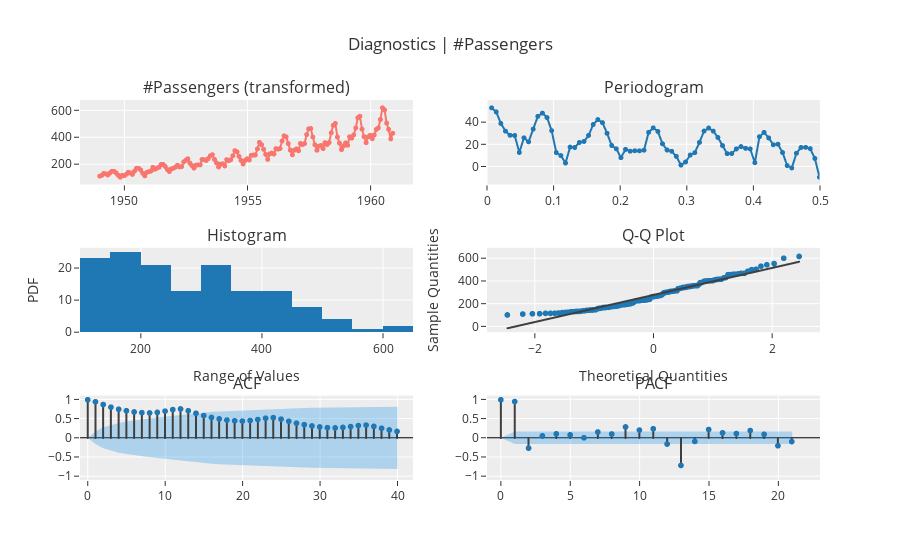

The cell this chart's notebook holds for it:
### Code cell
# Diagnostic plot
plot_model(plot='diagnostics', fig_kwargs={'hoverinfo':'none'})

### Figure 1 — Plotly figure (JSON) as saved in the notebook; plotly's stock layout.template omitted (floating-point values rounded to 4 significant figures; data arrays with more than 128 entries replaced by an {"elided": "..."} marker saying what was removed)
{"data": [{"hoverinfo": "none", "line": {"width": 2}, "marker": {"size": 5}, "mode": "lines+markers", "name": "#Passengers (transformed)", "showlegend": false, "type": "scattergl", "x": {"elided": "144 str values"}, "xaxis": "x", "y": {"elided": "144 int values"}, "yaxis": "y"}, {"hoverinfo": "none", "line": {"color": "#1f77b4", "width": 2}, "marker": {"size": 5}, "mode": "lines+markers", "name": "#Passengers (transformed)", "showlegend": false, "type": "scattergl", "x": [0.006944, 0.01389, 0.02083, 0.02778, 0.03472, 0.04167, 0.04861, 0.05556, 0.0625, 0.06944, 0.07639, 0.08333, 0.09028, 0.09722, 0.1042, 0.1111, 0.1181, 0.125, 0.1319, 0.1389, 0.1458, 0.1528, 0.1597, 0.1667, 0.1736, 0.1806, 0.1875, 0.1944, 0.2014, 0.2083, 0.2153, 0.2222, 0.2292, 0.2361, 0.2431, 0.25, 0.2569, 0.2639, 0.2708, 0.2778, 0.2847, 0.2917, 0.2986, 0.3056, 0.3125, 0.3194, 0.3264, 0.3333, 0.3403, 0.3472, 0.3542, 0.3611, 0.3681, 0.375, 0.3819, 0.3889, 0.3958, 0.4028, 0.4097, 0.4167, 0.4236, 0.4306, 0.4375, 0.4444, 0.4514, 0.4583, 0.4653, 0.4722, 0.4792, 0.4861, 0.4931, 0.5], "xaxis": "x2", "y": [53.36, 49.61, 39.18, 32.19, 28.44, 28.22, 12.82, 26.13, 22.48, 34.01, 45.59, 48.52, 44.48, 32.65, 12.76, 10.0, 3.244, 17.72, 17.37, 21.91, 22.84, 28.34, 38.19, 42.67, 39.91, 30.23, 19.18, 16.12, 8.121, 15.61, 13.97, 14.39, 14.3, 14.87, 31.09, 35.18, 31.92, 20.68, 15.05, 13.87, 9.251, 1.395, 4.2, 10.48, 12.66, 21.98, 32.26, 34.99, 32.2, 26.46, 19.08, 11.79, 11.84, 16.07, 18.17, 16.58, 16.06, 3.577, 27.14, 31.04, 26.05, 19.84, 20.35, 12.79, 0.923, -1.177, 12.11, 17.39, 17.49, 16.29, 7.379, -9.594], "yaxis": "y2"}, {"alignmentgroup": "True", "bingroup": "x", "hovertemplate": "variable=#Passengers (transformed)<br>value=%{x}<br>count=%{y}<extra></extra>", "legendgroup": "#Passengers (transformed)", "marker": {"color": "#1f77b4", "pattern": {"shape": ""}}, "name": "#Passengers (transformed)", "offsetgroup": "#Passengers (transformed)", "orientation": "v", "showlegend": false, "type": "histogram", "x": {"elided": "144 int values"}, "xaxis": "x3", "yaxis": "y3"}, {"marker": {"color": "#1f77b4"}, "mode": "markers", "name": "#Passengers (transformed)", "showlegend": false, "type": "scattergl", "x": {"elided": "144 float values"}, "xaxis": "x4", "y": {"elided": "144 int values"}, "yaxis": "y4"}, {"line": {"color": "#3f3f3f"}, "mode": "lines", "name": "#Passengers (transformed)", "showlegend": false, "type": "scattergl", "x": {"elided": "144 float values"}, "xaxis": "x4", "y": {"elided": "144 float values"}, "yaxis": "y4"}, {"line": {"color": "#3f3f3f"}, "mode": "lines", "name": "ACF", "showlegend": false, "type": "scattergl", "x": [0, 0], "xaxis": "x5", "y": [0, 1], "yaxis": "y5"}, {"line": {"color": "#3f3f3f"}, "mode": "lines", "name": "ACF", "showlegend": false, "type": "scattergl", "x": [1, 1], "xaxis": "x5", "y": [0, 0.948], "yaxis": "y5"}, {"line": {"color": "#3f3f3f"}, "mode": "lines", "name": "ACF", "showlegend": false, "type": "scattergl", "x": [2, 2], "xaxis": "x5", "y": [0, 0.8756], "yaxis": "y5"}, {"line": {"color": "#3f3f3f"}, "mode": "lines", "name": "ACF", "showlegend": false, "type": "scattergl", "x": [3, 3], "xaxis": "x5", "y": [0, 0.8067], "yaxis": "y5"}, {"line": {"color": "#3f3f3f"}, "mode": "lines", "name": "ACF", "showlegend": false, "type": "scattergl", "x": [4, 4], "xaxis": "x5", "y": [0, 0.7526], "yaxis": "y5"}, {"line": {"color": "#3f3f3f"}, "mode": "lines", "name": "ACF", "showlegend": false, "type": "scattergl", "x": [5, 5], "xaxis": "x5", "y": [0, 0.7138], "yaxis": "y5"}, {"line": {"color": "#3f3f3f"}, "mode": "lines", "name": "ACF", "showlegend": false, "type": "scattergl", "x": [6, 6], "xaxis": "x5", "y": [0, 0.6817], "yaxis": "y5"}, {"line": {"color": "#3f3f3f"}, "mode": "lines", "name": "ACF", "showlegend": false, "type": "scattergl", "x": [7, 7], "xaxis": "x5", "y": [0, 0.6629], "yaxis": "y5"}, {"line": {"color": "#3f3f3f"}, "mode": "lines", "name": "ACF", "showlegend": false, "type": "scattergl", "x": [8, 8], "xaxis": "x5", "y": [0, 0.6556], "yaxis": "y5"}, {"line": {"color": "#3f3f3f"}, "mode": "lines", "name": "ACF", "showlegend": false, "type": "scattergl", "x": [9, 9], "xaxis": "x5", "y": [0, 0.6709], "yaxis": "y5"}, {"line": {"color": "#3f3f3f"}, "mode": "lines", "name": "ACF", "showlegend": false, "type": "scattergl", "x": [10, 10], "xaxis": "x5", "y": [0, 0.7027], "yaxis": "y5"}, {"line": {"color": "#3f3f3f"}, "mode": "lines", "name": "ACF", "showlegend": false, "type": "scattergl", "x": [11, 11], "xaxis": "x5", "y": [0, 0.7432], "yaxis": "y5"}, {"line": {"color": "#3f3f3f"}, "mode": "lines", "name": "ACF", "showlegend": false, "type": "scattergl", "x": [12, 12], "xaxis": "x5", "y": [0, 0.7604], "yaxis": "y5"}, {"line": {"color": "#3f3f3f"}, "mode": "lines", "name": "ACF", "showlegend": false, "type": "scattergl", "x": [13, 13], "xaxis": "x5", "y": [0, 0.7127], "yaxis": "y5"}, {"line": {"color": "#3f3f3f"}, "mode": "lines", "name": "ACF", "showlegend": false, "type": "scattergl", "x": [14, 14], "xaxis": "x5", "y": [0, 0.6463], "yaxis": "y5"}, {"line": {"color": "#3f3f3f"}, "mode": "lines", "name": "ACF", "showlegend": false, "type": "scattergl", "x": [15, 15], "xaxis": "x5", "y": [0, 0.5859], "yaxis": "y5"}, {"line": {"color": "#3f3f3f"}, "mode": "lines", "name": "ACF", "showlegend": false, "type": "scattergl", "x": [16, 16], "xaxis": "x5", "y": [0, 0.538], "yaxis": "y5"}, {"line": {"color": "#3f3f3f"}, "mode": "lines", "name": "ACF", "showlegend": false, "type": "scattergl", "x": [17, 17], "xaxis": "x5", "y": [0, 0.4997], "yaxis": "y5"}, {"line": {"color": "#3f3f3f"}, "mode": "lines", "name": "ACF", "showlegend": false, "type": "scattergl", "x": [18, 18], "xaxis": "x5", "y": [0, 0.4687], "yaxis": "y5"}, {"line": {"color": "#3f3f3f"}, "mode": "lines", "name": "ACF", "showlegend": false, "type": "scattergl", "x": [19, 19], "xaxis": "x5", "y": [0, 0.4499], "yaxis": "y5"}, {"line": {"color": "#3f3f3f"}, "mode": "lines", "name": "ACF", "showlegend": false, "type": "scattergl", "x": [20, 20], "xaxis": "x5", "y": [0, 0.4416], "yaxis": "y5"}, {"line": {"color": "#3f3f3f"}, "mode": "lines", "name": "ACF", "showlegend": false, "type": "scattergl", "x": [21, 21], "xaxis": "x5", "y": [0, 0.4572], "yaxis": "y5"}, {"line": {"color": "#3f3f3f"}, "mode": "lines", "name": "ACF", "showlegend": false, "type": "scattergl", "x": [22, 22], "xaxis": "x5", "y": [0, 0.4825], "yaxis": "y5"}, {"line": {"color": "#3f3f3f"}, "mode": "lines", "name": "ACF", "showlegend": false, "type": "scattergl", "x": [23, 23], "xaxis": "x5", "y": [0, 0.5171], "yaxis": "y5"}, {"line": {"color": "#3f3f3f"}, "mode": "lines", "name": "ACF", "showlegend": false, "type": "scattergl", "x": [24, 24], "xaxis": "x5", "y": [0, 0.5322], "yaxis": "y5"}, {"line": {"color": "#3f3f3f"}, "mode": "lines", "name": "ACF", "showlegend": false, "type": "scattergl", "x": [25, 25], "xaxis": "x5", "y": [0, 0.494], "yaxis": "y5"}, {"line": {"color": "#3f3f3f"}, "mode": "lines", "name": "ACF", "showlegend": false, "type": "scattergl", "x": [26, 26], "xaxis": "x5", "y": [0, 0.4377], "yaxis": "y5"}, {"line": {"color": "#3f3f3f"}, "mode": "lines", "name": "ACF", "showlegend": false, "type": "scattergl", "x": [27, 27], "xaxis": "x5", "y": [0, 0.3876], "yaxis": "y5"}, {"line": {"color": "#3f3f3f"}, "mode": "lines", "name": "ACF", "showlegend": false, "type": "scattergl", "x": [28, 28], "xaxis": "x5", "y": [0, 0.348], "yaxis": "y5"}, {"line": {"color": "#3f3f3f"}, "mode": "lines", "name": "ACF", "showlegend": false, "type": "scattergl", "x": [29, 29], "xaxis": "x5", "y": [0, 0.315], "yaxis": "y5"}, {"line": {"color": "#3f3f3f"}, "mode": "lines", "name": "ACF", "showlegend": false, "type": "scattergl", "x": [30, 30], "xaxis": "x5", "y": [0, 0.2885], "yaxis": "y5"}, {"line": {"color": "#3f3f3f"}, "mode": "lines", "name": "ACF", "showlegend": false, "type": "scattergl", "x": [31, 31], "xaxis": "x5", "y": [0, 0.2708], "yaxis": "y5"}, {"line": {"color": "#3f3f3f"}, "mode": "lines", "name": "ACF", "showlegend": false, "type": "scattergl", "x": [32, 32], "xaxis": "x5", "y": [0, 0.2643], "yaxis": "y5"}, {"line": {"color": "#3f3f3f"}, "mode": "lines", "name": "ACF", "showlegend": false, "type": "scattergl", "x": [33, 33], "xaxis": "x5", "y": [0, 0.2768], "yaxis": "y5"}, {"line": {"color": "#3f3f3f"}, "mode": "lines", "name": "ACF", "showlegend": false, "type": "scattergl", "x": [34, 34], "xaxis": "x5", "y": [0, 0.2985], "yaxis": "y5"}, {"line": {"color": "#3f3f3f"}, "mode": "lines", "name": "ACF", "showlegend": false, "type": "scattergl", "x": [35, 35], "xaxis": "x5", "y": [0, 0.3256], "yaxis": "y5"}, {"line": {"color": "#3f3f3f"}, "mode": "lines", "name": "ACF", "showlegend": false, "type": "scattergl", "x": [36, 36], "xaxis": "x5", "y": [0, 0.337], "yaxis": "y5"}, {"line": {"color": "#3f3f3f"}, "mode": "lines", "name": "ACF", "showlegend": false, "type": "scattergl", "x": [37, 37], "xaxis": "x5", "y": [0, 0.3033], "yaxis": "y5"}, {"line": {"color": "#3f3f3f"}, "mode": "lines", "name": "ACF", "showlegend": false, "type": "scattergl", "x": [38, 38], "xaxis": "x5", "y": [0, 0.254], "yaxis": "y5"}, {"line": {"color": "#3f3f3f"}, "mode": "lines", "name": "ACF", "showlegend": false, "type": "scattergl", "x": [39, 39], "xaxis": "x5", "y": [0, 0.2107], "yaxis": "y5"}, {"line": {"color": "#3f3f3f"}, "mode": "lines", "name": "ACF", "showlegend": false, "type": "scattergl", "x": [40, 40], "xaxis": "x5", "y": [0, 0.1722], "yaxis": "y5"}, {"marker": {"color": "#1f77b4", "size": 6}, "mode": "markers", "name": "ACF", "showlegend": false, "type": "scattergl", "x": [0, 1, 2, 3, 4, 5, 6, 7, 8, 9, 10, 11, 12, 13, 14, 15, 16, 17, 18, 19, 20, 21, 22, 23, 24, 25, 26, 27, 28, 29, 30, 31, 32, 33, 34, 35, 36, 37, 38, 39, 40], "xaxis": "x5", "y": [1, 0.948, 0.8756, 0.8067, 0.7526, 0.7138, 0.6817, 0.6629, 0.6556, 0.6709, 0.7027, 0.7432, 0.7604, 0.7127, 0.6463, 0.5859, 0.538, 0.4997, 0.4687, 0.4499, 0.4416, 0.4572, 0.4825, 0.5171, 0.5322, 0.494, 0.4377, 0.3876, 0.348, 0.315, 0.2885, 0.2708, 0.2643, 0.2768, 0.2985, 0.3256, 0.337, 0.3033, 0.254, 0.2107, 0.1722], "yaxis": "y5"}, {"line": {"color": "rgba(255,255,255,0)"}, "mode": "lines", "name": "UC", "showlegend": false, "type": "scatter", "x": [0, 1, 2, 3, 4, 5, 6, 7, 8, 9, 10, 11, 12, 13, 14, 15, 16, 17, 18, 19, 20, 21, 22, 23, 24, 25, 26, 27, 28, 29, 30, 31, 32, 33, 34, 35, 36, 37, 38, 39, 40], "xaxis": "x5", "y": [0, 0.1633, 0.2732, 0.3399, 0.3876, 0.4248, 0.4557, 0.4821, 0.5059, 0.528, 0.5503, 0.5738, 0.5989, 0.6241, 0.6455, 0.6625, 0.6762, 0.6875, 0.6971, 0.7055, 0.7131, 0.7204, 0.7281, 0.7365, 0.7462, 0.7562, 0.7648, 0.7714, 0.7766, 0.7808, 0.7841, 0.787, 0.7895, 0.7918, 0.7944, 0.7974, 0.8009, 0.8047, 0.8077, 0.8099, 0.8113], "yaxis": "y5"}, {"fill": "tonexty", "fillcolor": "rgba(32, 146, 230,0.3)", "line": {"color": "rgba(255,255,255,0)"}, "mode": "lines", "name": "LC", "showlegend": false, "type": "scatter", "x": [0, 1, 2, 3, 4, 5, 6, 7, 8, 9, 10, 11, 12, 13, 14, 15, 16, 17, 18, 19, 20, 21, 22, 23, 24, 25, 26, 27, 28, 29, 30, 31, 32, 33, 34, 35, 36, 37, 38, 39, 40], "xaxis": "x5", "y": [0, -0.1633, -0.2732, -0.3399, -0.3876, -0.4248, -0.4557, -0.4821, -0.5059, -0.528, -0.5503, -0.5738, -0.5989, -0.6241, -0.6455, -0.6625, -0.6762, -0.6875, -0.6971, -0.7055, -0.7131, -0.7204, -0.7281, -0.7365, -0.7462, -0.7562, -0.7648, -0.7714, -0.7766, -0.7808, -0.7841, -0.787, -0.7895, -0.7918, -0.7944, -0.7974, -0.8009, -0.8047, -0.8077, -0.8099, -0.8113], "yaxis": "y5"}, {"line": {"color": "#3f3f3f"}, "mode": "lines", "name": "PACF", "showlegend": false, "type": "scattergl", "x": [0, 0], "xaxis": "x6", "y": [0, 1], "yaxis": "y6"}, {"line": {"color": "#3f3f3f"}, "mode": "lines", "name": "PACF", "showlegend": false, "type": "scattergl", "x": [1, 1], "xaxis": "x6", "y": [0, 0.9547], "yaxis": "y6"}, {"line": {"color": "#3f3f3f"}, "mode": "lines", "name": "PACF", "showlegend": false, "type": "scattergl", "x": [2, 2], "xaxis": "x6", "y": [0, -0.2653], "yaxis": "y6"}, {"line": {"color": "#3f3f3f"}, "mode": "lines", "name": "PACF", "showlegend": false, "type": "scattergl", "x": [3, 3], "xaxis": "x6", "y": [0, 0.05547], "yaxis": "y6"}, {"line": {"color": "#3f3f3f"}, "mode": "lines", "name": "PACF", "showlegend": false, "type": "scattergl", "x": [4, 4], "xaxis": "x6", "y": [0, 0.1089], "yaxis": "y6"}, {"line": {"color": "#3f3f3f"}, "mode": "lines", "name": "PACF", "showlegend": false, "type": "scattergl", "x": [5, 5], "xaxis": "x6", "y": [0, 0.08113], "yaxis": "y6"}, {"line": {"color": "#3f3f3f"}, "mode": "lines", "name": "PACF", "showlegend": false, "type": "scattergl", "x": [6, 6], "xaxis": "x6", "y": [0, 0.004125], "yaxis": "y6"}, {"line": {"color": "#3f3f3f"}, "mode": "lines", "name": "PACF", "showlegend": false, "type": "scattergl", "x": [7, 7], "xaxis": "x6", "y": [0, 0.1562], "yaxis": "y6"}, {"line": {"color": "#3f3f3f"}, "mode": "lines", "name": "PACF", "showlegend": false, "type": "scattergl", "x": [8, 8], "xaxis": "x6", "y": [0, 0.1037], "yaxis": "y6"}, {"line": {"color": "#3f3f3f"}, "mode": "lines", "name": "PACF", "showlegend": false, "type": "scattergl", "x": [9, 9], "xaxis": "x6", "y": [0, 0.2888], "yaxis": "y6"}, {"line": {"color": "#3f3f3f"}, "mode": "lines", "name": "PACF", "showlegend": false, "type": "scattergl", "x": [10, 10], "xaxis": "x6", "y": [0, 0.2069], "yaxis": "y6"}, {"line": {"color": "#3f3f3f"}, "mode": "lines", "name": "PACF", "showlegend": false, "type": "scattergl", "x": [11, 11], "xaxis": "x6", "y": [0, 0.2411], "yaxis": "y6"}, {"line": {"color": "#3f3f3f"}, "mode": "lines", "name": "PACF", "showlegend": false, "type": "scattergl", "x": [12, 12], "xaxis": "x6", "y": [0, -0.158], "yaxis": "y6"}, {"line": {"color": "#3f3f3f"}, "mode": "lines", "name": "PACF", "showlegend": false, "type": "scattergl", "x": [13, 13], "xaxis": "x6", "y": [0, -0.7183], "yaxis": "y6"}, {"line": {"color": "#3f3f3f"}, "mode": "lines", "name": "PACF", "showlegend": false, "type": "scattergl", "x": [14, 14], "xaxis": "x6", "y": [0, -0.08948], "yaxis": "y6"}, {"line": {"color": "#3f3f3f"}, "mode": "lines", "name": "PACF", "showlegend": false, "type": "scattergl", "x": [15, 15], "xaxis": "x6", "y": [0, 0.2216], "yaxis": "y6"}, {"line": {"color": "#3f3f3f"}, "mode": "lines", "name": "PACF", "showlegend": false, "type": "scattergl", "x": [16, 16], "xaxis": "x6", "y": [0, 0.1346], "yaxis": "y6"}, {"line": {"color": "#3f3f3f"}, "mode": "lines", "name": "PACF", "showlegend": false, "type": "scattergl", "x": [17, 17], "xaxis": "x6", "y": [0, 0.1156], "yaxis": "y6"}, {"line": {"color": "#3f3f3f"}, "mode": "lines", "name": "PACF", "showlegend": false, "type": "scattergl", "x": [18, 18], "xaxis": "x6", "y": [0, 0.1948], "yaxis": "y6"}, {"line": {"color": "#3f3f3f"}, "mode": "lines", "name": "PACF", "showlegend": false, "type": "scattergl", "x": [19, 19], "xaxis": "x6", "y": [0, 0.09666], "yaxis": "y6"}, {"line": {"color": "#3f3f3f"}, "mode": "lines", "name": "PACF", "showlegend": false, "type": "scattergl", "x": [20, 20], "xaxis": "x6", "y": [0, -0.2022], "yaxis": "y6"}, {"line": {"color": "#3f3f3f"}, "mode": "lines", "name": "PACF", "showlegend": false, "type": "scattergl", "x": [21, 21], "xaxis": "x6", "y": [0, -0.09364], "yaxis": "y6"}, {"marker": {"color": "#1f77b4", "size": 6}, "mode": "markers", "name": "PACF", "showlegend": false, "type": "scattergl", "x": [0, 1, 2, 3, 4, 5, 6, 7, 8, 9, 10, 11, 12, 13, 14, 15, 16, 17, 18, 19, 20, 21], "xaxis": "x6", "y": [1, 0.9547, -0.2653, 0.05547, 0.1089, 0.08113, 0.004125, 0.1562, 0.1037, 0.2888, 0.2069, 0.2411, -0.158, -0.7183, -0.08948, 0.2216, 0.1346, 0.1156, 0.1948, 0.09666, -0.2022, -0.09364], "yaxis": "y6"}, {"line": {"color": "rgba(255,255,255,0)"}, "mode": "lines", "name": "UC", "showlegend": false, "type": "scatter", "x": [0, 1, 2, 3, 4, 5, 6, 7, 8, 9, 10, 11, 12, 13, 14, 15, 16, 17, 18, 19, 20, 21], "xaxis": "x6", "y": [0, 0.1633, 0.1633, 0.1633, 0.1633, 0.1633, 0.1633, 0.1633, 0.1633, 0.1633, 0.1633, 0.1633, 0.1633, 0.1633, 0.1633, 0.1633, 0.1633, 0.1633, 0.1633, 0.1633, 0.1633, 0.1633], "yaxis": "y6"}, {"fill": "tonexty", "fillcolor": "rgba(32, 146, 230,0.3)", "line": {"color": "rgba(255,255,255,0)"}, "mode": "lines", "name": "LC", "showlegend": false, "type": "scatter", "x": [0, 1, 2, 3, 4, 5, 6, 7, 8, 9, 10, 11, 12, 13, 14, 15, 16, 17, 18, 19, 20, 21], "xaxis": "x6", "y": [0, -0.1633, -0.1633, -0.1633, -0.1633, -0.1633, -0.1633, -0.1633, -0.1633, -0.1633, -0.1633, -0.1633, -0.1633, -0.1633, -0.1633, -0.1633, -0.1633, -0.1633, -0.1633, -0.1633, -0.1633, -0.1633], "yaxis": "y6"}], "layout": {"annotations": [{"font": {"size": 16}, "showarrow": false, "text": "#Passengers (transformed)", "x": 0.225, "xanchor": "center", "xref": "paper", "y": 1.0, "yanchor": "bottom", "yref": "paper"}, {"font": {"size": 16}, "showarrow": false, "text": "Periodogram", "x": 0.775, "xanchor": "center", "xref": "paper", "y": 1.0, "yanchor": "bottom", "yref": "paper"}, {"font": {"size": 16}, "showarrow": false, "text": "Histogram", "x": 0.225, "xanchor": "center", "xref": "paper", "y": 0.6111, "yanchor": "bottom", "yref": "paper"}, {"font": {"size": 16}, "showarrow": false, "text": "Q-Q Plot", "x": 0.775, "xanchor": "center", "xref": "paper", "y": 0.6111, "yanchor": "bottom", "yref": "paper"}, {"font": {"size": 16}, "showarrow": false, "text": "ACF", "x": 0.225, "xanchor": "center", "xref": "paper", "y": 0.2222, "yanchor": "bottom", "yref": "paper"}, {"font": {"size": 16}, "showarrow": false, "text": "PACF", "x": 0.775, "xanchor": "center", "xref": "paper", "y": 0.2222, "yanchor": "bottom", "yref": "paper"}], "showlegend": false, "title": {"text": "Diagnostics | #Passengers"}, "xaxis": {"anchor": "y", "domain": [0, 0.45]}, "xaxis2": {"anchor": "y2", "domain": [0.55, 1], "range": [0, 0.5]}, "xaxis3": {"anchor": "y3", "domain": [0, 0.45], "title": {"text": "Range of Values"}}, "xaxis4": {"anchor": "y4", "domain": [0.55, 1], "title": {"text": "Theoretical Quantities"}}, "xaxis5": {"anchor": "y5", "domain": [0, 0.45], "range": [-1, 42]}, "xaxis6": {"anchor": "y6", "domain": [0.55, 1], "range": [-1, 23]}, "yaxis": {"anchor": "x", "domain": [0.7778, 1]}, "yaxis2": {"anchor": "x2", "domain": [0.7778, 1]}, "yaxis3": {"anchor": "x3", "domain": [0.3889, 0.6111], "title": {"text": "PDF"}}, "yaxis4": {"anchor": "x4", "domain": [0.3889, 0.6111], "title": {"text": "Sample Quantities"}}, "yaxis5": {"anchor": "x5", "domain": [0, 0.2222], "range": [-1.1, 1.1], "zerolinecolor": "#000000"}, "yaxis6": {"anchor": "x6", "domain": [0, 0.2222], "range": [-1.1, 1.1], "zerolinecolor": "#000000"}}}
